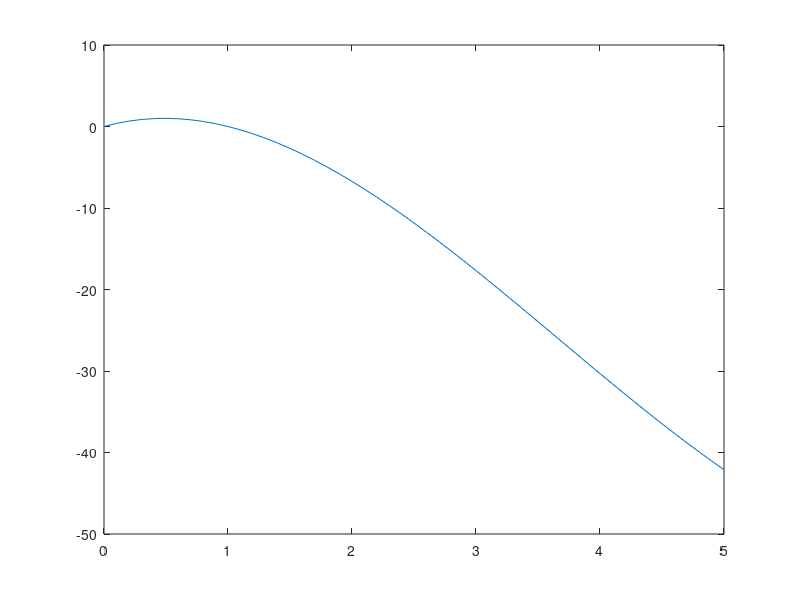

Source code (MATLAB):
function Metodo_Newton
  x=0:0.1:5;
  for i=1:length(x);
    y(i)=MN(x(i));
  endfor
plot(x,y)
endfunction
function P=MN(h)
  P=2*h-4*h*(h-0.5)+(8/19)*h*(h-0.5)*(h-1);
endfunction
